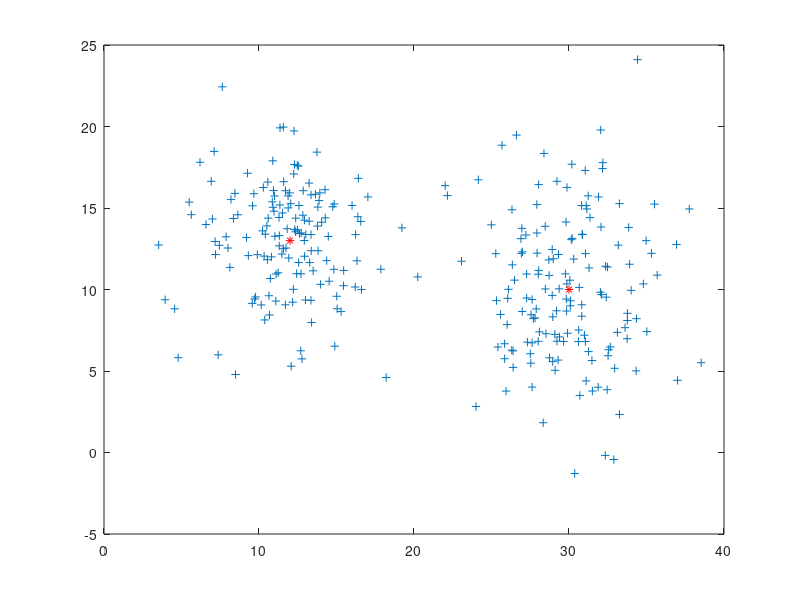

The MATLAB source for this figure: (Note: this script raises an error after producing the figure.)
%Esempio del Mean Shift
%
%Genero dei punti da una Mistura di gaussiane 2D
clc;clear;close all;
mu1 = [12 13];
mu2 = [ 30 10];
SIGMA1 = [10  0.5;
          0.5 13];
SIGMA2 = [10 -0.6;
          -0.6 18 ];
Npoints=150;
Xi =[ mvnrnd(mu1,SIGMA1,Npoints) ;mvnrnd(mu2,SIGMA2,Npoints)];
Xi=Xi.';
Npoints=2*Npoints;

%Disegno  il punto iniziale
plot(Xi(1,:),Xi(2,:),'+');hold on;

%Disegno le Mode della distribuzione
plot(mu1(1),mu1(2),'*r');
plot(mu2(1),mu2(2),'*r');

syms x y;
Z=[x;y]
%f=exp(-x^2/2);
%df=diff(f,'x')

g=@(x)0.5*(exp(-(x^2)));
 
%plot(X(1),X(2),'or'); hold on
h=6;

%Eseguo T iterazioni per vedere dove va il Mean shift
T=50;

Soglia=10^-2;
P=ginput(1);
while ~isempty(P  ) 
    t=2;
    % Valore Iniziale per il criterio  di Arresto
    E=10;
    
    X=P.';    
    plot(X(1,1),X(2,1),'og');
    Xp=zeros(2,T);
    Xp(:,1)=X;
    while t< T &&  E > Soglia
       %Calcolo il Mean Shift Vector
       Circ= (Z-X).'*(Z-X)-h^2;
       ezplot(Circ,[-10^2 10^2])
       %Cerco i punti che cadono nell'IperSfera Centrata in X
       Sx=[];
       Nx=0; 
       for i=1:Npoints
            if (X-Xi(:,i)).'*(X-Xi(:,i))< h^2
                Sx=[Sx Xi(:,i)];
                Nx=Nx+1;
            end
       end

       X=repmat(X,1,Nx);
       %Il mean shift è un Media Locale
       MeanShift=sum(Sx-X,2)/Nx;
       %Fhu=Nx/(N*h^2*pi);

       %Nuovo Punto
       Xp(:,t)=MeanShift+Xp(:,t-1);
       E=norm(Xp(:,t)-Xp(:,t-1),2);
       
       %Punto Iniziale Shiftato: al termine del ciclo è la MODA
       X=Xp(:,t);
       
       
       plot(Xp(1,1:t),Xp(2,1:t),'og-');
       t=t+1;
    end
    
    P=ginput(1);
    t=2;
end
%plot(Xp(:,1),Xp(:,2),'og-');
%plot(Xp(1,1),Xp(1,2),'+r')
